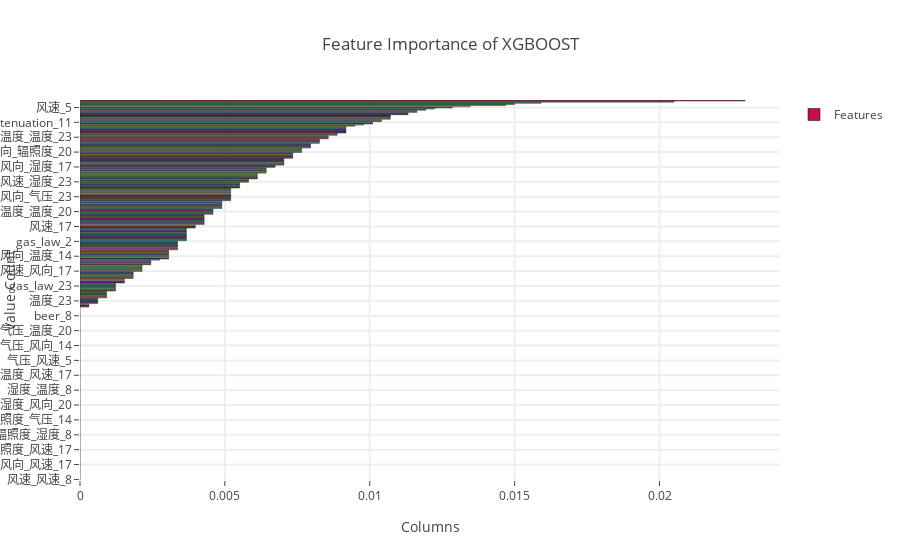

The cell this chart's notebook holds for it:
### Code cell
def generate_color():
    color = '#{:02x}{:02x}{:02x}'.format(*map(lambda x: np.random.randint(0, 255), range(3)))
    return color

df = pd.DataFrame({'imp': xgb_up.feature_importances_, 'col':fcol})
df = df.sort_values(['imp','col'], ascending=[True, False])
data = [df]
for dd in data:  
    colors = []
    for i in range(len(dd)):
         colors.append(generate_color())
    data = [
        go.Bar(
        orientation = 'h',
        x=dd.imp,
        y=dd.col,
        name='Features',
        textfont=dict(size=20),
            marker=dict(
            color= colors,
            line=dict(
                color='#000000',
                width=0.5
            ),
            opacity = 0.87
        )
    )
    ]
    layout= go.Layout(
        title= 'Feature Importance of XGBOOST',
        xaxis= dict(title='Columns', ticklen=5, zeroline=False, gridwidth=2),
        yaxis=dict(title='Value Count', ticklen=5, gridwidth=2),
        showlegend=True
    )

    py.iplot(dict(data=data,layout=layout), filename='horizontal-bar')

### Figure 1 — Plotly figure (JSON) as saved in the notebook; plotly's stock layout.template omitted (floating-point values rounded to 4 significant figures; data arrays with more than 128 entries replaced by an {"elided": "..."} marker saying what was removed)
{"data": [{"marker": {"color": {"elided": "332 str values"}, "line": {"color": "#000000", "width": 0.5}, "opacity": 0.87}, "name": "Features", "orientation": "h", "textfont": {"size": 20}, "type": "bar", "uid": "5bfed2ee-e027-11e8-9fe0-507b9d6c375d", "x": {"elided": "332 float values"}, "y": {"elided": "332 str values"}}], "layout": {"showlegend": true, "title": "Feature Importance of XGBOOST", "xaxis": {"gridwidth": 2, "ticklen": 5, "title": "Columns", "zeroline": false}, "yaxis": {"gridwidth": 2, "ticklen": 5, "title": "Value Count"}}}
